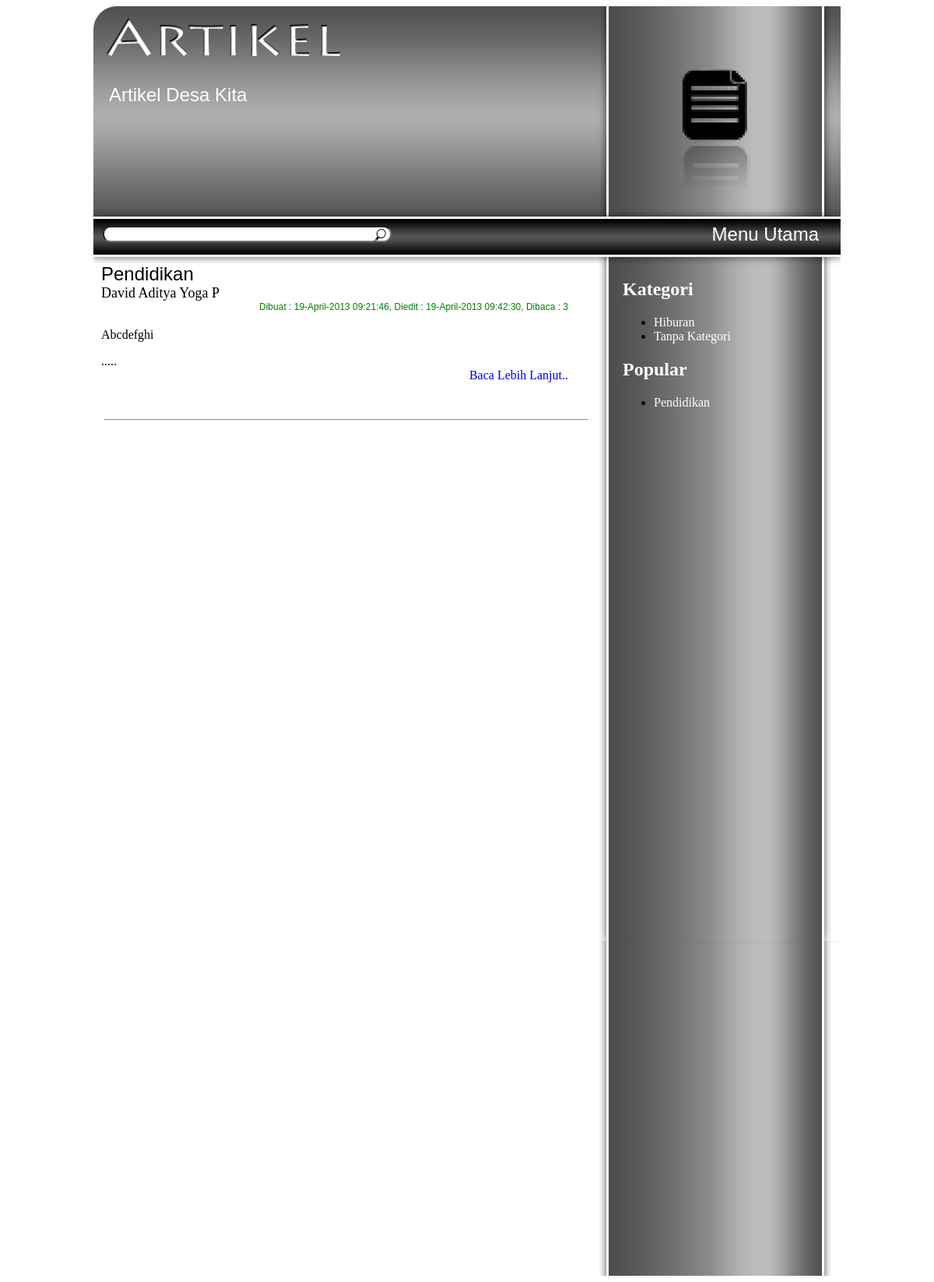
Page /artikel/artikel.php?page=1 on the earlier database version.
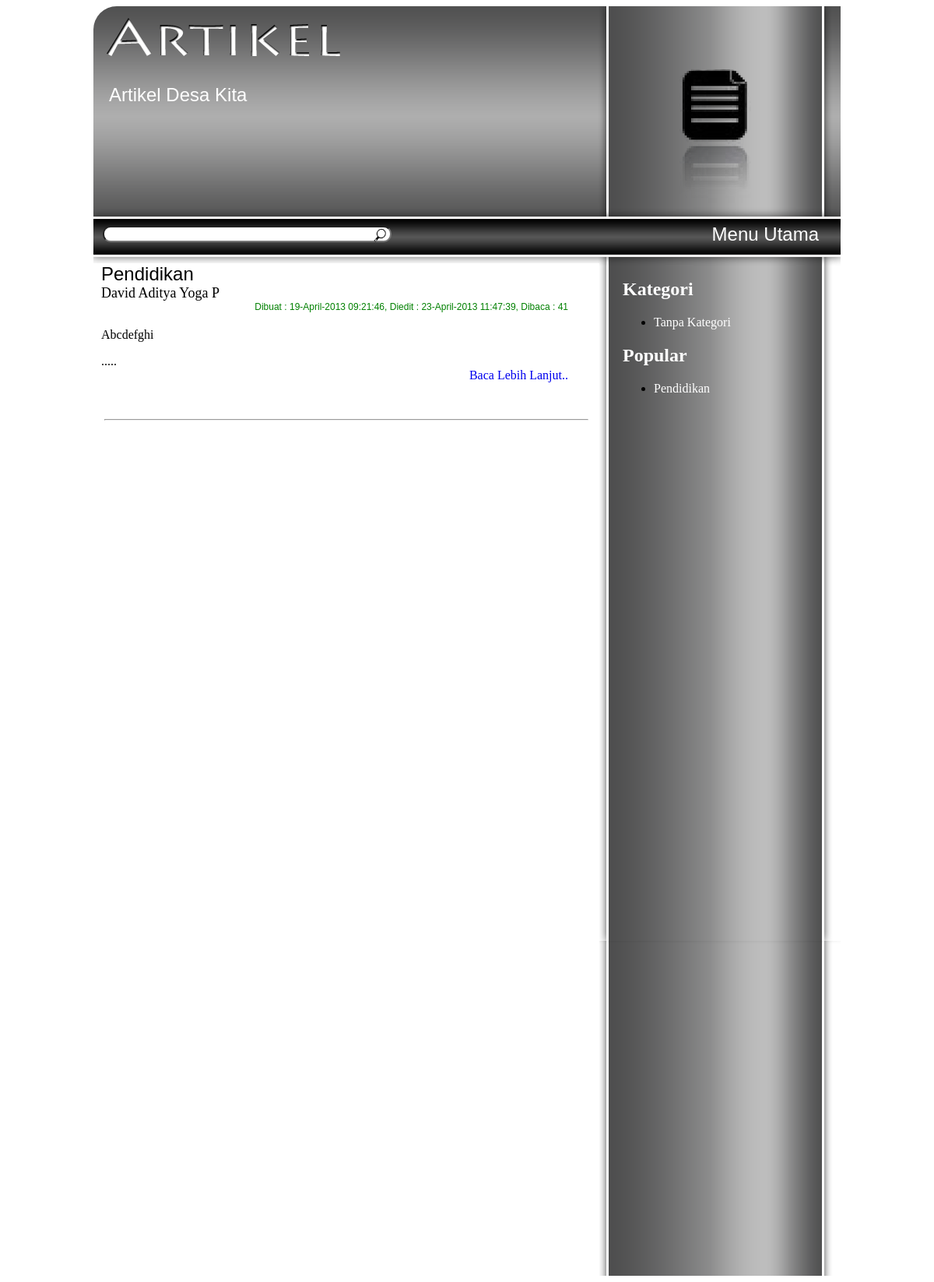
Same page on the later database version.
### tables this page shows
CREATE TABLE IF NOT EXISTS `kategori` (
  `Id` int(11) NOT NULL AUTO_INCREMENT,
  `Kategori` varchar(100) NOT NULL,
  PRIMARY KEY (`Id`)
);

CREATE TABLE IF NOT EXISTS `artikel` (
  `Id` int(6) NOT NULL AUTO_INCREMENT,
  `IdPenulis` int(6) NOT NULL,
  `Judul` varchar(100) NOT NULL,
  `Isi` text NOT NULL,
  `Dibuat` varchar(30) NOT NULL,
  `Diedit` varchar(30) NOT NULL,
  `Kategori` varchar(3) NOT NULL,
  `Dibaca` int(11) NOT NULL,
  PRIMARY KEY (`Id`)
);

CREATE TABLE IF NOT EXISTS `datauser` (
  `Id` int(6) NOT NULL AUTO_INCREMENT,
  `Nama` varchar(50) NOT NULL,
  `Alamat` varchar(100) NOT NULL,
  `TTL` varchar(80) NOT NULL,
  `JK` varchar(20) NOT NULL,
  `Telp` int(15) NOT NULL,
  PRIMARY KEY (`Id`)
);

### artikel/view.php (the view, shortened to what this page needs)
<?
	include("pagination.php");
	if(isset($_GET['page'])){
		$page = $_GET['page'];
	}
	else{
		$page = 1;
	}
	$begin = ($page * 4)-4;
	$query=mysql_query("SELECT * FROM artikel a INNER JOIN datauser b ON a.IdPenulis = b.Id LIMIT $begin,4") or die (mysql_error());
	while($baris=mysql_fetch_array($query)){
		if((strlen($baris['Isi'])) >= 300){
			$caption = substr($baris['Isi'],0,360);
		}
		else{
			$caption = $baris['Isi'];
		}
		echo "
				<div class=\"artikel\">
					<div class=\"judul\">
						$baris[Judul]
					</div>
					<div class=\"penulis\">
						$baris[Nama]
					</div>
					<div class=\"tanggal\">
						Dibuat : $baris[Dibuat], Diedit : $baris[Diedit], Dibaca : $baris[Dibaca]
					</div>
					<br>
					$caption.....
					<div class=\"readMore\"><a href=\"artikel.php?post=$baris[0]\">Baca Lebih Lanjut..</a></div>
				</div>
				<hr width=\"620px\">
				";
			}
?>

### artikel/kategori.php
<?
	echo "<font color=\"white\"><h2>Kategori</h2></font>";
	$q = mysql_query("SELECT * FROM kategori") or die(mysql_error());
	echo "<ul>";
		while($baris = mysql_fetch_array($q)){
			echo "<li><a href=\"artikel.php?kategori=$baris[Id]\">$baris[Kategori]</a></li>";
		}
		echo "<li><a href=\"artikel.php?kategori=\">Tanpa Kategori</a></li>";
	echo "</ul>";
	echo "<font color=\"white\"><h2>Popular</h2></font>";
	$q = mysql_query("SELECT * FROM artikel ORDER BY Dibaca DESC LIMIT 0,10") or die(mysql_error());
	echo "<ul>";
		while($baris = mysql_fetch_array($q)){
			echo "<li><a href=\"artikel.php?post=$baris[Id]\">$baris[Judul]</a></li>";
		}
	echo "</ul>";
?>

Differences in the rows shown:
removed kategori: Kategori "Hiburan"
changed artikel "Pendidikan": Diedit "19-April-2013 09:42:30" → "23-April-2013 11:47:39"; Dibaca "3" → "41"
